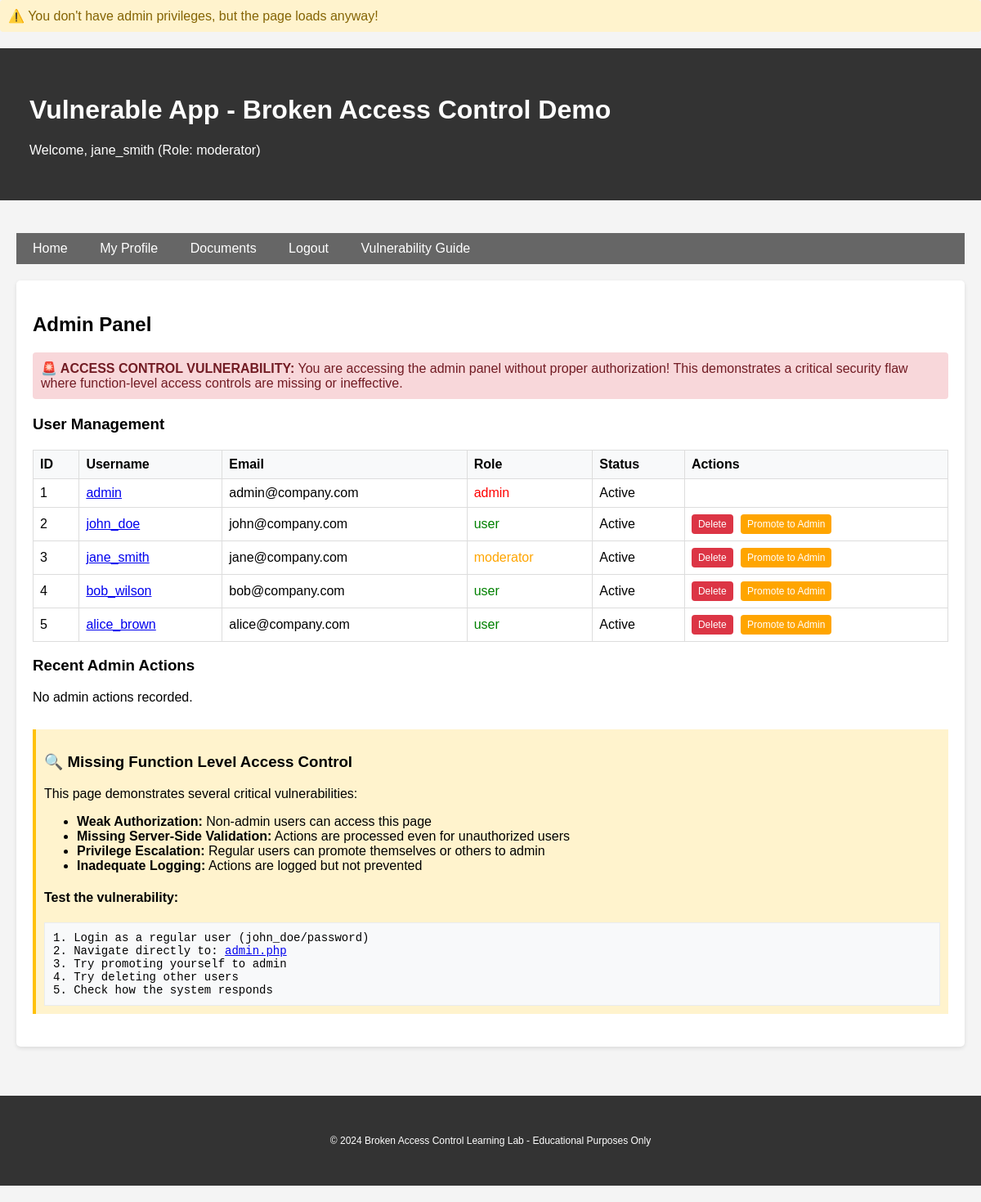
The page /admin.php (signed in) on the database its author committed.
### tables this page shows
CREATE TABLE users (
    id INT AUTO_INCREMENT PRIMARY KEY,
    username VARCHAR(50) UNIQUE NOT NULL,
    password VARCHAR(255) NOT NULL,
    email VARCHAR(100),
    role ENUM('user', 'admin', 'moderator') DEFAULT 'user',
    created_at TIMESTAMP DEFAULT CURRENT_TIMESTAMP,
    is_active BOOLEAN DEFAULT TRUE
);

### src/config.php (called while the page is built, shortened)
<?php
function getConnection() {
    static $pdo = null;
    if ($pdo === null) {
        try {
            $dsn = "mysql:host=" . DB_HOST . ";dbname=" . DB_NAME . ";charset=utf8mb4";
            $pdo = new PDO($dsn, DB_USER, DB_PASS, [
                PDO::ATTR_ERRMODE => PDO::ERRMODE_EXCEPTION,
                PDO::ATTR_DEFAULT_FETCH_MODE => PDO::FETCH_ASSOC,
                PDO::ATTR_EMULATE_PREPARES => false,
            ]);
        } catch (PDOException $e) {
            die("Connection failed: " . $e->getMessage());
        }
    }
    return $pdo;
}
function isLoggedIn() {
    return isset($_SESSION['user_id']);
}
function getCurrentUser() {
    $pdo = getConnection();
    $stmt = $pdo->prepare("SELECT * FROM users WHERE id = ?");
    $stmt->execute([$_SESSION['user_id']]);
    return $stmt->fetch();
}
function isAdmin() {
    $user = getCurrentUser();
    return $user && $user['role'] === 'admin';
}
function sanitizeInput($input) {
    return htmlspecialchars(trim($input), ENT_QUOTES, 'UTF-8');
}
?>

### src/admin.php (the view, shortened to what this page needs)
<?php
require_once 'config.php';
$current_user = getCurrentUser();
if (!isAdmin()) {
    echo "<div class='alert alert-warning'>⚠️ You don't have admin privileges, but the page loads anyway!</div>";
}
$pdo = getConnection();
$stmt = $pdo->query("SELECT * FROM users ORDER BY id");
$users = $stmt->fetchAll();
$log_stmt = $pdo->query("
    SELECT al.*, u.username as admin_username, u2.username as target_username
    FROM admin_logs al
    LEFT JOIN users u ON al.admin_id = u.id
    LEFT JOIN users u2 ON al.target_user_id = u2.id
    ORDER BY al.timestamp DESC
    LIMIT 10
");
$logs = $log_stmt->fetchAll();
include 'header.php';
?>
<h2>Admin Panel</h2>
<?php if (!isAdmin()): ?>
    <div class="alert alert-danger">
        <strong>🚨 ACCESS CONTROL VULNERABILITY:</strong> You are accessing the admin panel without proper authorization!
        This demonstrates a critical security flaw where function-level access controls are missing or ineffective.
    </div>
<?php endif; ?>
<h3>User Management</h3>
<table class="table">
    <thead>
        <tr>
            <th>ID</th>
            <th>Username</th>
            <th>Email</th>
            <th>Role</th>
            <th>Status</th>
            <th>Actions</th>
        </tr>
    </thead>
    <tbody>
        <?php foreach ($users as $user): ?>
        <tr>
            <td><?php echo $user['id']; ?></td>
            <td>
                <a href="profile.php?user_id=<?php echo $user['id']; ?>">
                    <?php echo sanitizeInput($user['username']); ?>
                </a>
            </td>
            <td><?php echo sanitizeInput($user['email']); ?></td>
            <td>
                <span style="color: <?php echo $user['role'] === 'admin' ? 'red' : ($user['role'] === 'moderator' ? 'orange' : 'green'); ?>;">
                    <?php echo sanitizeInput($user['role']); ?>
                </span>
            </td>
            <td><?php echo $user['is_active'] ? 'Active' : 'Inactive'; ?></td>
            <td>
                <?php if ($user['id'] != 1):  ?>
                    <form method="POST" style="display: inline;" onsubmit="return confirm('Are you sure?');">
                        <button type="submit" class="btn-danger" style="font-size: 12px; padding: 5px 8px;">Delete</button>
                    </form>
                    <?php if ($user['role'] !== 'admin'): ?>
                        <form method="POST" style="display: inline; margin-left: 5px;">
                            <button type="submit" style="font-size: 12px; padding: 5px 8px; background-color: orange;">Promote to Admin</button>
                        </form>
                    <?php endif; ?>
                <?php endif; ?>
            </td>
        </tr>
        <?php endforeach; ?>
    </tbody>
</table>
<h3>Recent Admin Actions</h3>
<?php if (empty($logs)): ?>
    <p>No admin actions recorded.</p>
<?php endif; ?>
<div class="vulnerability-info" style="margin-top: 30px;">
    <h3>🔍 Missing Function Level Access Control</h3>
    <p>This page demonstrates several critical vulnerabilities:</p>
    <ul>
        <li><strong>Weak Authorization:</strong> Non-admin users can access this page</li>
        <li><strong>Missing Server-Side Validation:</strong> Actions are processed even for unauthorized users</li>
        <li><strong>Privilege Escalation:</strong> Regular users can promote themselves or others to admin</li>
        <li><strong>Inadequate Logging:</strong> Actions are logged but not prevented</li>
    </ul>
    <h4>Test the vulnerability:</h4>
    <div class="code-example">
        1. Login as a regular user (john_doe/password)<br>
        2. Navigate directly to: <a href="admin.php">admin.php</a><br>
        3. Try promoting yourself to admin<br>
        4. Try deleting other users<br>
        5. Check how the system responds
    </div>
</div>
<?php include 'footer.php'; ?>

### src/header.php (shortened to what this page needs)
<!DOCTYPE html>
<html lang="en">
<head>
</head>
<body>
    <div class="header">
        <div class="container">
            <h1><?php echo APP_NAME; ?></h1>
            <?php if (isLoggedIn()): ?>
                <p>Welcome, <?php echo sanitizeInput(getCurrentUser()['username']); ?>
                (Role: <?php echo sanitizeInput(getCurrentUser()['role']); ?>)</p>
            <?php endif; ?>
        </div>
    </div>
    <div class="container">
        <nav class="nav">
            <a href="index.php">Home</a>
            <?php if (isLoggedIn()): ?>
                <a href="profile.php">My Profile</a>
                <a href="documents.php">Documents</a>
                <a href="logout.php">Logout</a>
            <?php else: ?>
                <a href="login.php">Login</a>
                <a href="register.php">Register</a>
            <?php endif; ?>
            <a href="vulnerabilities.php">Vulnerability Guide</a>
        </nav>
        <div class="content">

### src/header.php (style rules this page uses)
body { font-family: Arial, sans-serif; margin: 0; padding: 0; background-color: #f4f4f4; }
.container { max-width: 1200px; margin: 0 auto; padding: 20px; }
.header { background-color: #333; color: white; padding: 1rem; margin-bottom: 20px; }
.nav { background-color: #666; padding: 10px; margin-bottom: 20px; }
.nav a { color: white; text-decoration: none; margin-right: 15px; padding: 5px 10px; border-radius: 3px; }
.content { background-color: white; padding: 20px; border-radius: 5px; box-shadow: 0 2px 5px rgba(0,0,0,0.1); }
.alert { padding: 10px; margin-bottom: 20px; border-radius: 4px; }
.alert-danger { background-color: #f8d7da; border-color: #f5c6cb; color: #721c24; }
.alert-warning { background-color: #fff3cd; border-color: #ffeaa7; color: #856404; }
button, input[type="submit"] { background-color: #007bff; color: white; padding: 10px 15px; border: none; border-radius: 4px; cursor: pointer; }
.btn-danger { background-color: #dc3545; }
.table { width: 100%; border-collapse: collapse; margin-top: 20px; }
.table th, .table td { border: 1px solid #ddd; padding: 8px; text-align: left; }
.table th { background-color: #f8f9fa; }
.vulnerability-info { background-color: #fff3cd; border-left: 4px solid #ffc107; padding: 10px; margin: 20px 0; }
.code-example { background-color: #f8f9fa; border: 1px solid #e9ecef; padding: 10px; font-family: monospace; font-size: 14px; overflow-x: auto; }

### rows shown on the page
users: username "jane_smith", role "moderator", id "3", email "jane@company.com", is_active "Active"
users: id "1", username "admin", email "admin@company.com", role "admin", is_active "Active"
users: id "2", username "john_doe", email "john@company.com", role "user", is_active "Active"
users: id "4", username "bob_wilson", email "bob@company.com", role "user", is_active "Active"
users: id "5", username "alice_brown", email "alice@company.com", role "user", is_active "Active"

### other values the page prints
APP_NAME "Vulnerable App - Broken Access Control Demo"
